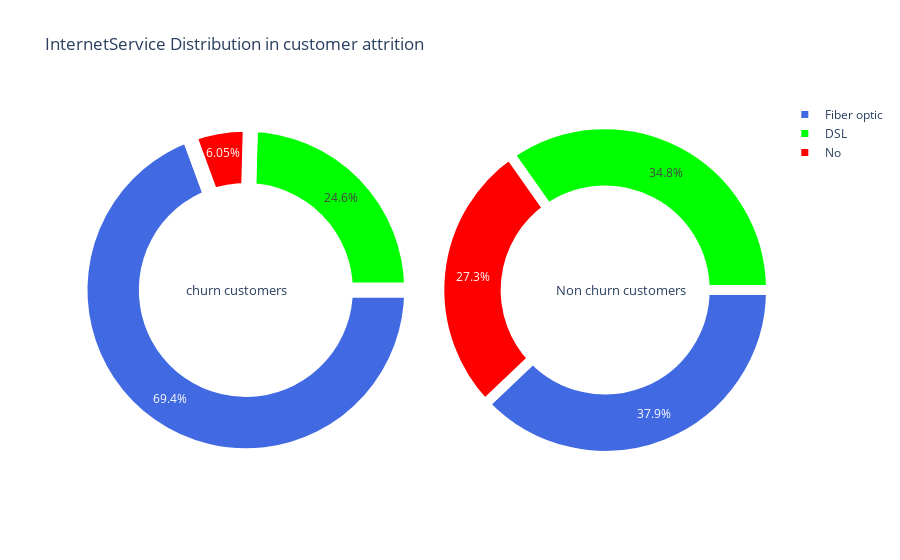

The notebook cell saved with this chart:
### Markdown cell above
# InternetService

### Code cell
#function  for pie plot for customer attrition types
trace1 = go.Pie(values  = churn['InternetService'].value_counts().values.tolist(), # takes only values of male n female
                    labels  = churn['InternetService'].value_counts().keys().tolist(),# taeks only labels Female n male
                    domain  = dict(x = [0,.48]), # size of diagram
                    marker = dict(colors =  [ 'royalblue' ,'lime','red'], # colour inside the Pie charts
                             line = dict(color = "white",width = 15.0)), # line is whit an width of line 
               rotation = 90,hole = .6) # rotation like a circle & hole circle inside Pie charts
    
    
trace2 = go.Pie(values  = not_churn['InternetService'].value_counts().values.tolist(),
                    labels  = not_churn['InternetService'].value_counts().keys().tolist(),
                    domain  = dict(x = [.52,1]),
                    marker = dict(colors =  [ 'royalblue' ,'lime','red'],
                             line = dict(color = "white",width =  10.0)),
               rotation = 90,hole = .6)
        


layout = go.Layout(dict(title = " InternetService Distribution in customer attrition "),
                   annotations = [dict(text = "churn customers",
                                                font = dict(size = 13),# font size of Churn Customers
                                                showarrow = False,
                                                x = .15, y = .5),
                                           dict(text = "Non churn customers",
                                                font = dict(size = 13),
                                                showarrow = False,
                                                x = .88,y = .5
                                               )
                                          ]
                           )
                      

data = [trace1,trace2]
fig  = go.Figure(data = data,layout = layout)
py.iplot(fig)

### Figure 1 — Plotly figure (JSON) as saved in the notebook; plotly's stock layout.template omitted (floating-point values rounded to 4 significant figures)
{"data": [{"domain": {"x": [0, 0.48]}, "hole": 0.6, "labels": ["Fiber optic", "DSL", "No"], "marker": {"colors": ["royalblue", "lime", "red"], "line": {"color": "white", "width": 15}}, "rotation": 90, "type": "pie", "values": [1297, 459, 113]}, {"domain": {"x": [0.52, 1]}, "hole": 0.6, "labels": ["DSL", "Fiber optic", "No"], "marker": {"colors": ["royalblue", "lime", "red"], "line": {"color": "white", "width": 10}}, "rotation": 90, "type": "pie", "values": [1962, 1799, 1413]}], "layout": {"annotations": [{"font": {"size": 13}, "showarrow": false, "text": "churn customers", "x": 0.15, "y": 0.5}, {"font": {"size": 13}, "showarrow": false, "text": "Non churn customers", "x": 0.88, "y": 0.5}], "title": {"text": " InternetService Distribution in customer attrition "}}}
